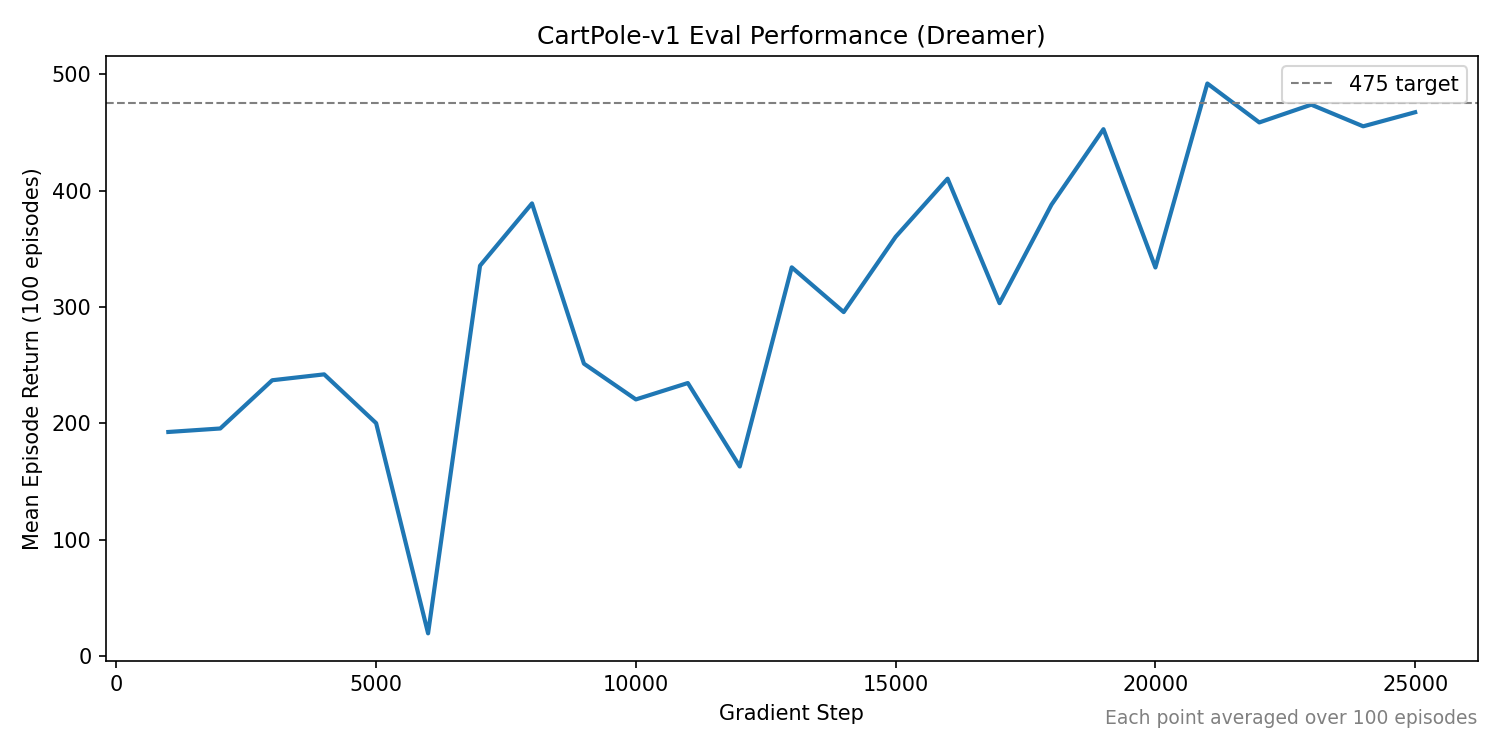

Write the Python code that produced this figure.
#!/usr/bin/env python3
import pandas as pd
import matplotlib.pyplot as plt
from pathlib import Path

HERE = Path(__file__).parent
df = pd.read_csv(HERE / "cartpole-eval.csv")

fig, ax = plt.subplots(figsize=(10, 5))
ax.plot(df["step"], df["value"], linewidth=2)
ax.axhline(475, color="gray", linestyle="--", linewidth=1, label="475 target")
ax.set_title("CartPole-v1 Eval Performance (Dreamer)")
ax.set_xlabel("Gradient Step")
ax.set_ylabel("Mean Episode Return (100 episodes)")
ax.legend()
ax.annotate("Each point averaged over 100 episodes", xy=(1, 0), xycoords="axes fraction",
            ha="right", va="bottom", fontsize=9, color="gray",
            xytext=(0, -32), textcoords="offset points")

fig.tight_layout()
fig.savefig(HERE / "cartpole-eval.png", dpi=150)
print(f"Saved: {HERE / 'cartpole-eval.png'}")
